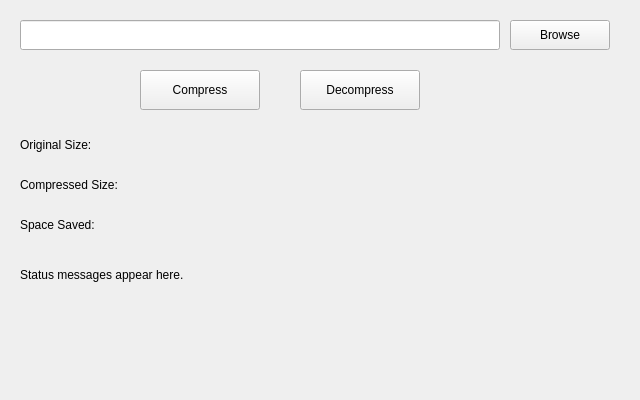
<?xml version="1.0" encoding="UTF-8"?>
<ui version="4.0">
 <class>MainWindow</class>
 <widget class="QMainWindow" name="MainWindow">
  <property name="geometry">
   <rect><x>0</x><y>0</y><width>640</width><height>400</height></rect>
  </property>
  <widget class="QWidget" name="centralwidget">
   <widget class="QPushButton" name="browseButton">
    <property name="text"><string>Browse</string></property>
    <property name="geometry"><rect><x>510</x><y>20</y><width>100</width><height>30</height></rect></property>
   </widget>
   <widget class="QLineEdit" name="filePathEdit">
    <property name="geometry"><rect><x>20</x><y>20</y><width>480</width><height>30</height></rect></property>
   </widget>
   <widget class="QPushButton" name="compressButton">
    <property name="text"><string>Compress</string></property>
    <property name="geometry"><rect><x>140</x><y>70</y><width>120</width><height>40</height></rect></property>
   </widget>
   <widget class="QPushButton" name="decompressButton">
    <property name="text"><string>Decompress</string></property>
    <property name="geometry"><rect><x>300</x><y>70</y><width>120</width><height>40</height></rect></property>
   </widget>
   <widget class="QLabel" name="labelOriginalSize">
    <property name="geometry"><rect><x>20</x><y>130</y><width>300</width><height>30</height></rect></property>
    <property name="text"><string>Original Size:</string></property>
   </widget>
   <widget class="QLabel" name="labelCompressedSize">
    <property name="geometry"><rect><x>20</x><y>170</y><width>300</width><height>30</height></rect></property>
    <property name="text"><string>Compressed Size:</string></property>
   </widget>
   <widget class="QLabel" name="labelSpaceSaved">
    <property name="geometry"><rect><x>20</x><y>210</y><width>300</width><height>30</height></rect></property>
    <property name="text"><string>Space Saved:</string></property>
   </widget>
   <widget class="QLabel" name="labelWarning">
    <property name="geometry"><rect><x>20</x><y>260</y><width>600</width><height>30</height></rect></property>
    <property name="text"><string>Status messages appear here.</string></property>
   </widget>
  </widget>
 </widget>
 <resources/>
 <connections/>
</ui>
